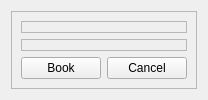
              <widget class="QWidget" name="W_Customer_Menu">
               <layout class="QVBoxLayout" name="verticalLayout_2">
                <item>
                 <widget class="QFrame" name="F_Customer_Menu">
                  <property name="frameShape">
                   <enum>QFrame::StyledPanel</enum>
                  </property>
                  <property name="frameShadow">
                   <enum>QFrame::Raised</enum>
                  </property>
                  <layout class="QVBoxLayout" name="verticalLayout_5">
                   <item>
                    <widget class="QFrame" name="F_Customer_ActiveHurricane">
                     <property name="frameShape">
                      <enum>QFrame::StyledPanel</enum>
                     </property>
                     <property name="frameShadow">
                      <enum>QFrame::Raised</enum>
                     </property>
                    </widget>
                   </item>
                   <item>
                    <widget class="QFrame" name="F_Customer_CurrentBooking">
                     <property name="frameShape">
                      <enum>QFrame::StyledPanel</enum>
                     </property>
                     <property name="frameShadow">
                      <enum>QFrame::Raised</enum>
                     </property>
                    </widget>
                   </item>
                   <item>
                    <layout class="QHBoxLayout" name="HL_Customer_MenuButtonsLayout">
                     <item>
                      <widget class="QPushButton" name="PB_Customer_MakeBooking">
                       <property name="text">
                        <string>Book</string>
                       </property>
                      </widget>
                     </item>
                     <item>
                      <widget class="QPushButton" name="PB_Customer_CancelBooking">
                       <property name="text">
                        <string>Cancel</string>
                       </property>
                      </widget>
                     </item>
                    </layout>
                   </item>
                  </layout>
                 </widget>
                </item>
               </layout>
              </widget>
